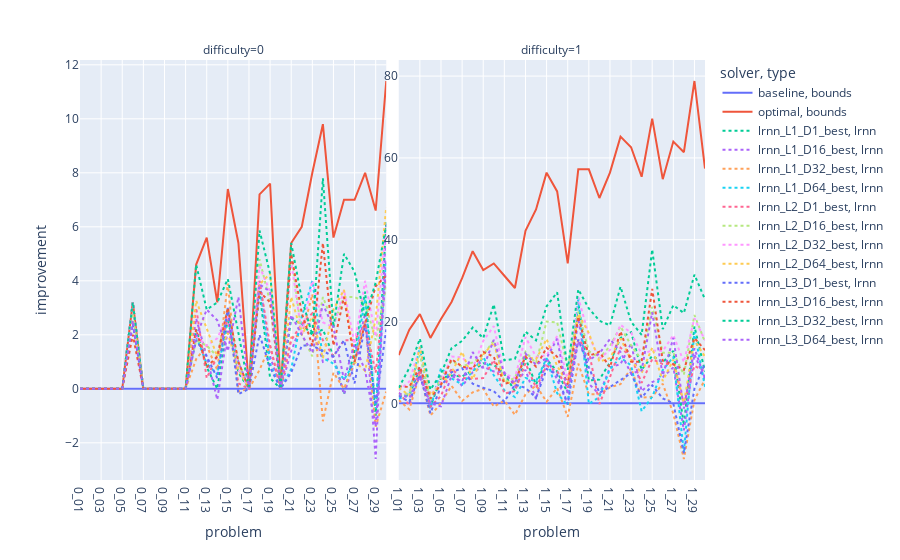
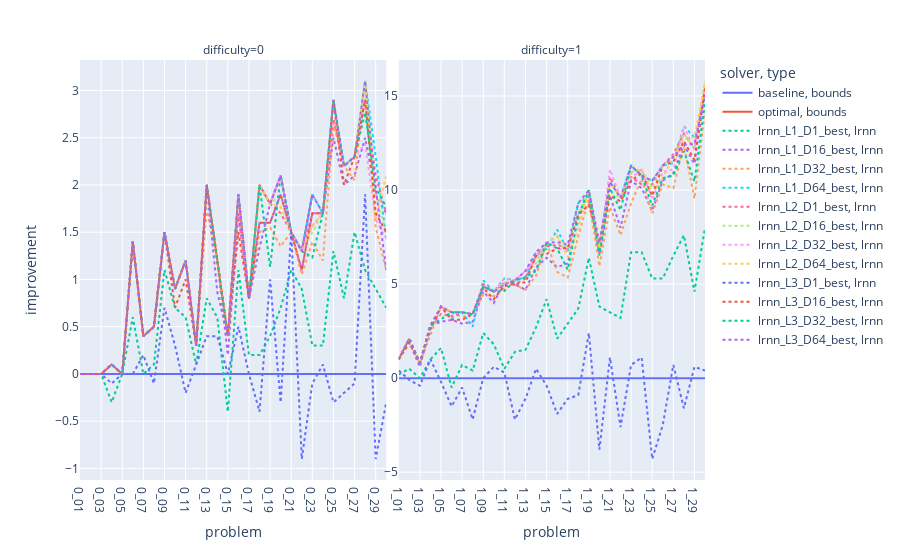

These figures' notebook cell, in order:
### Markdown cell above
# Absolute difference plots

### Code cell
include_sample = 0

plot_difference(absolute=True, include_sample=include_sample, layers=layers, dimensions=dimensions)
